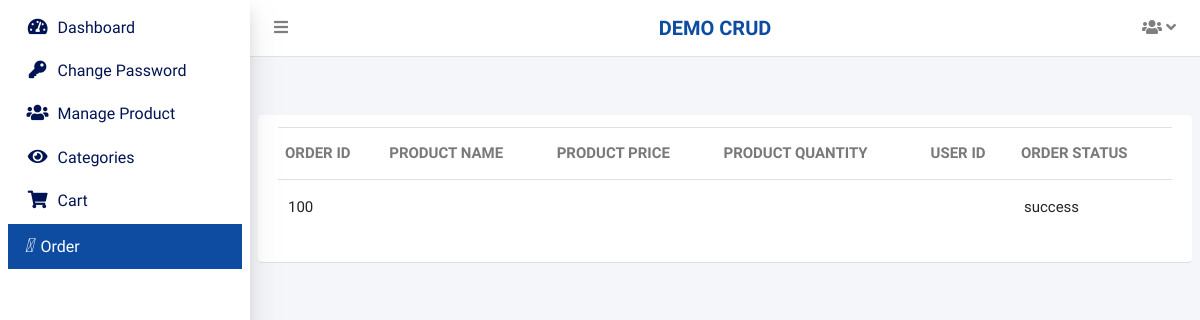
The app's page /admin/myorder.php (signed in), older data.
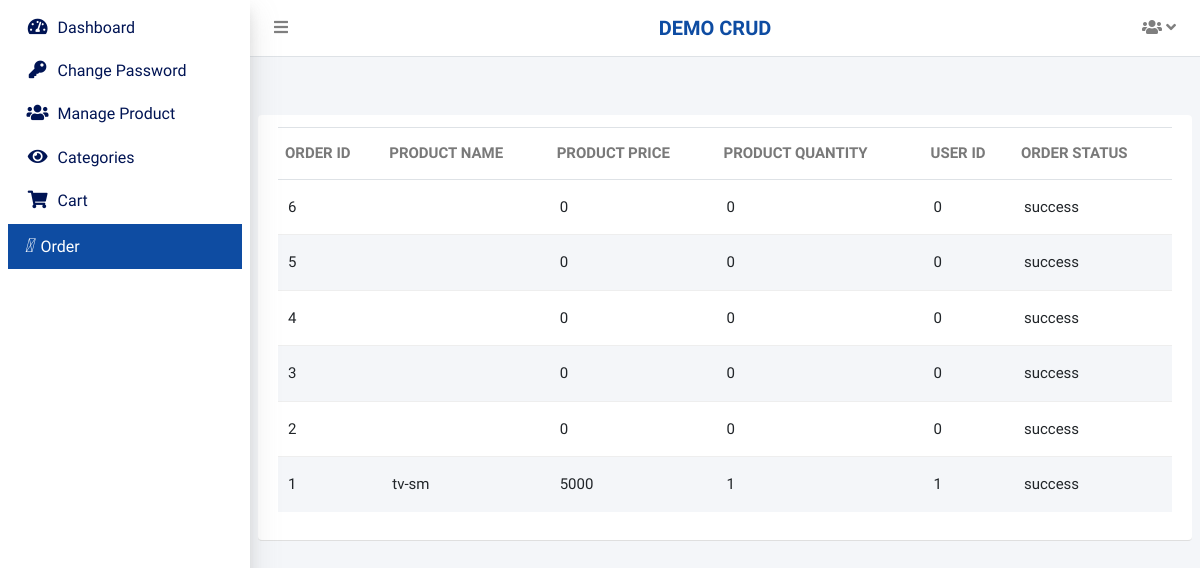
The same page, newer data.
### tables this page shows
CREATE TABLE `tbl_order` (
  `order_id` int(11) NOT NULL,
  `product_name` varchar(50) NOT NULL,
  `product_price` int(50) NOT NULL,
  `product_quantity` int(50) NOT NULL,
  `user_id` int(11) NOT NULL,
  `order_status` enum('success','failed','pending') NOT NULL
);

### include/DbConfig.php (called while the page is built, shortened)
<?php
class DbConfig
{
    private $_host = 'localhost';
    private $_username = 'root';
    private $_password = '';
    private $_database = 'projects';
    protected $connection;
    public function __construct()
    {
        if (!isset($this->connection)) {
            $this->connection = new mysqli($this->_host, $this->_username, $this->_password, $this->_database);
        }
        return $this->connection;
    }
}
?>

### include/Crud.php (called while the page is built, shortened)
<?php
include_once 'DbConfig.php';
class Crud extends DbConfig
{
    public function getData($query)
    {
        $result = $this->connection->query($query);
        $rows = array();
        while ($row = $result->fetch_assoc()) {
            $rows[] = $row;
        }
        return $rows;
    }
}
?>

### admin/myorder.php (the view, shortened to what this page needs)
<?php require("admin-header.php");
include_once 'DbConfig.php';
?>
<div class="content-wrapper">
    <section class="content-header">
    </section>
    <section class="content nw-list">
        <div class="row d-flex align-items-stretch">
            <div class="col-lg-12">
                <div class="card-body listing-list">
                    <div class="table-tabs w-100 float-left">
                        <?php
				    	$where = '   ';
						?>
                        <table class="table style-1 tbl-listings">
                            <thead>
                                <tr role="row">
                                    <th>Order Id</th>
									<th>Product name</th>
									<th>Product price</th>
									<th>Product quantity</th>
									<th>User Id</th>
									<th>Order Status</th>
                                </tr>
                            </thead>
                            <tbody>
                                <?php
								$rowsperpage = PAGINATION;
								if (isset($_GET['currentpage']) && is_numeric($_GET['currentpage'])) {
									$currentpage = (int) $_GET['currentpage'];
								} else {
									$currentpage = 1;
								}
								$offset = ($currentpage - 1) * $rowsperpage;
								$sql = "SELECT * FROM " . TABLE_PREFIX . "order where 1=1 $where order by order_id desc LIMIT " . $offset . ", " . $rowsperpage . "";
								$result = $crud->getData($sql);
								foreach ($result as $obj) {
								?>
                                <tr>
								    <td>
									<?php echo $obj['order_id'];  ?>
                                    </td>
									<td>
									<?php echo $obj['product_name'];  ?>
                                    </td>
									<td>
									<?php echo $obj['product_price'];  ?>
                                    </td>
									<td>
									<?php echo $obj['product_quantity'];  ?>
                                    </td>
									<td>
									<?php echo $obj['user_id']?>
									</td>
									<td>
									<?php echo $obj['order_status'];  ?>
									</td>
                                </tr>
                                <?php }
								?>
                            </tbody>
                        </table>
                    </div>
                </div>
            </div>
        </div>
    </section>
    <?php
	require("admin-footer.php");
	?>

Row changes from the older to the newer data that the page shows:
removed tbl_order: order_id "100", order_status "success"
added tbl_order: order_id "6", product_price "0", product_quantity "0", user "0", order_status "success"
added tbl_order: order_id "5", product_price "0", product_quantity "0", user "0", order_status "success"
added tbl_order: order_id "4", product_price "0", product_quantity "0", user "0", order_status "success"
added tbl_order: order_id "3", product_price "0", product_quantity "0", user "0", order_status "success"
added tbl_order: order_id "2", product_price "0", product_quantity "0", user "0", order_status "success"
added tbl_order: order_id "1", product_name "tv-sm", product_price "5000", product_quantity "1", user "1", order_status "success"
